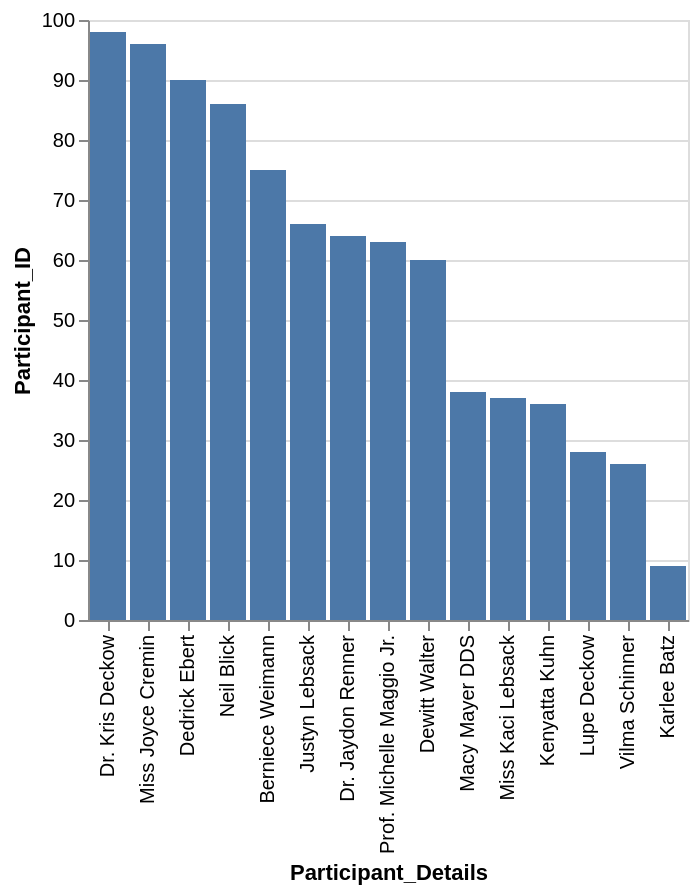

Write the Vega-Lite specification saved for this chart.
### Vega-Lite specification from a JSON file in a GitHub repository (floating-point values rounded to 4 significant figures)
{"data": {"values": [{"x_data": "Dr. Kris Deckow", "y_data": 98}, {"x_data": "Miss Joyce Cremin", "y_data": 96}, {"x_data": "Dedrick Ebert", "y_data": 90}, {"x_data": "Neil Blick", "y_data": 86}, {"x_data": "Berniece Weimann", "y_data": 75}, {"x_data": "Justyn Lebsack", "y_data": 66}, {"x_data": "Dr. Jaydon Renner", "y_data": 64}, {"x_data": "Prof. Michelle Maggio Jr.", "y_data": 63}, {"x_data": "Dewitt Walter", "y_data": 60}, {"x_data": "Macy Mayer DDS", "y_data": 38}, {"x_data": "Miss Kaci Lebsack", "y_data": 37}, {"x_data": "Kenyatta Kuhn", "y_data": 36}, {"x_data": "Lupe Deckow", "y_data": 28}, {"x_data": "Vilma Schinner", "y_data": 26}, {"x_data": "Karlee Batz", "y_data": 9}]}, "mark": "bar", "encoding": {"x": {"field": "x_data", "type": "nominal", "title": "Participant_Details", "sort": {"op": "sum", "field": "y_data", "order": "descending"}}, "y": {"field": "y_data", "type": "quantitative", "title": "Participant_ID"}}}
